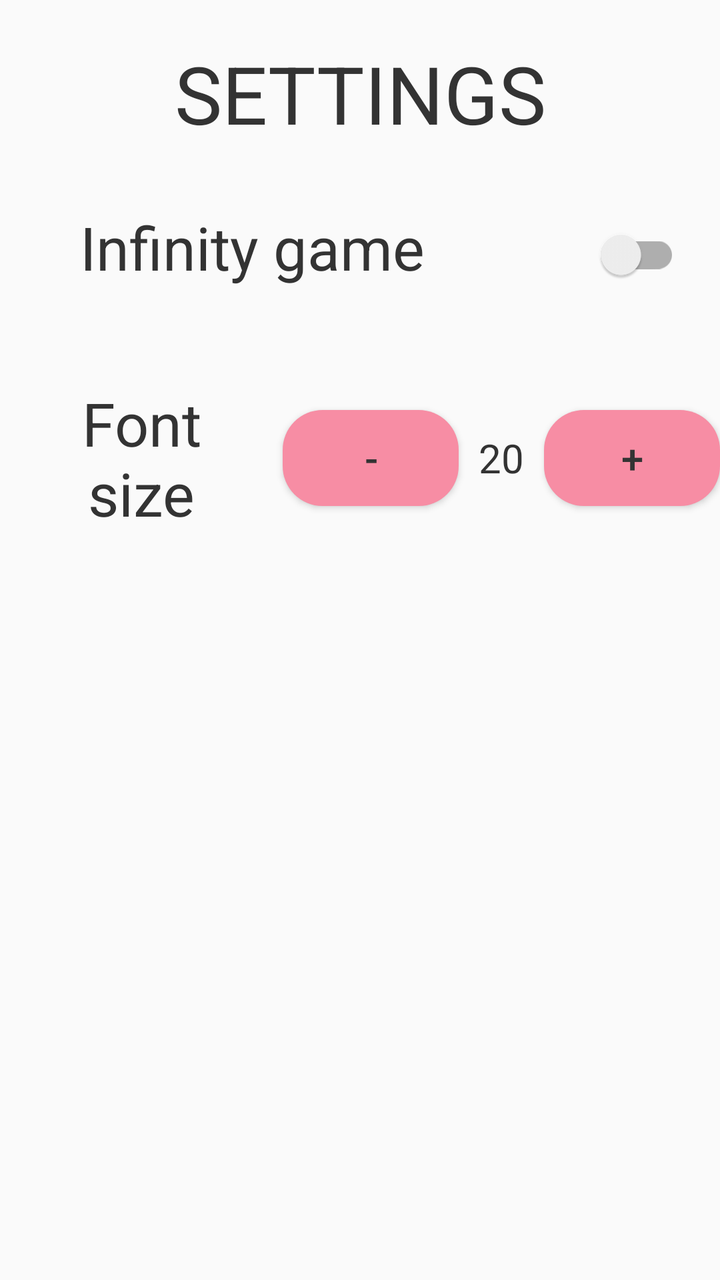
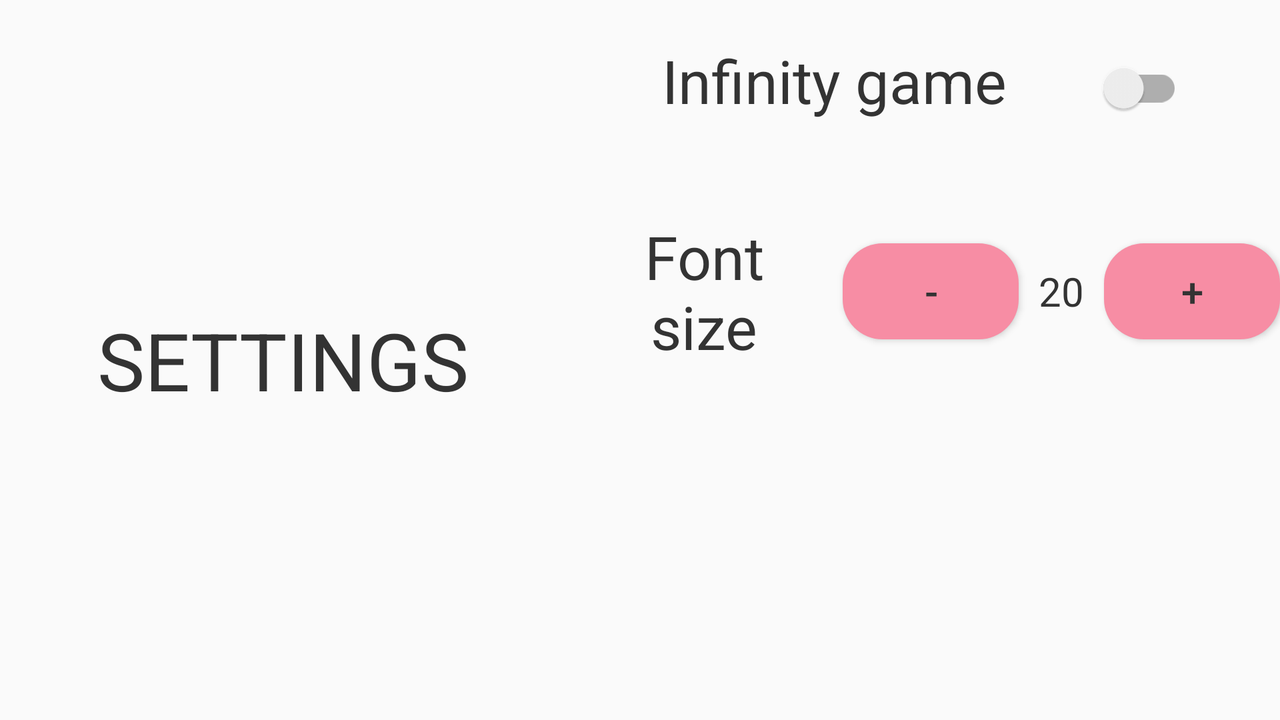

An Android layout and its configuration variant, each rendered on a device that would load it. The default file and the variant file are quoted in full after the pictures.
<!-- AndroidManifest.xml: application theme Theme.WordmindedXml -->
<!-- res/layout/activity_settings.xml -->
<?xml version="1.0" encoding="utf-8"?>
<LinearLayout xmlns:android="http://schemas.android.com/apk/res/android"
    xmlns:app="http://schemas.android.com/apk/res-auto"
    xmlns:tools="http://schemas.android.com/tools"
    android:layout_width="match_parent"
    android:layout_height="match_parent"
    android:background="?colorOnPrimary"
    android:orientation="vertical"
    tools:context=".settings.SettingsActivity">

    <TextView
        android:id="@+id/settings_title"
        android:layout_width="match_parent"
        android:layout_height="wrap_content"
        android:layout_marginStart="@dimen/margin_big_size"
        android:layout_marginTop="@dimen/margin_big_size"
        android:layout_marginEnd="@dimen/margin_big_size"
        android:layout_marginBottom="@dimen/margin_medium_size"
        android:text="@string/settings_title"
        android:textAlignment="center"
        android:textColor="?colorOnSecondary"
        android:textSize="@dimen/text_big_size" />

    <LinearLayout
        android:layout_width="match_parent"
        android:layout_height="wrap_content"
        android:orientation="horizontal">

        <TextView
            android:layout_width="wrap_content"
            android:layout_height="wrap_content"
            android:layout_margin="@dimen/margin_big_size"
            android:layout_weight="1"
            android:text="@string/settings_switch_change_infinity"
            android:textAlignment="center"
            android:textColor="?colorOnSecondary"
            android:textSize="30sp" />

        <androidx.appcompat.widget.SwitchCompat
            android:id="@+id/settings_switch_infinity"
            android:layout_width="wrap_content"
            android:layout_height="wrap_content"
            android:layout_gravity="center"
            android:layout_margin="@dimen/margin_big_size"
            android:layout_weight="0.5" />
    </LinearLayout>

    <LinearLayout
        android:layout_width="match_parent"
        android:layout_height="wrap_content"
        android:orientation="horizontal">

        <TextView
            android:layout_width="wrap_content"
            android:layout_height="wrap_content"
            android:layout_margin="@dimen/margin_big_size"
            android:layout_weight="1"
            android:text="@string/settings_counter_change_font_size"
            android:textAlignment="center"
            android:textColor="?colorOnSecondary"
            android:textSize="30sp" />

        <Button
            android:id="@+id/settings_button_minus"
            android:layout_width="wrap_content"
            android:layout_height="wrap_content"
            android:layout_gravity="center"
            android:background="@drawable/rectangle_red"
            android:text="@string/settings_counter_minus"
            android:textColor="?colorOnSecondary"
            android:textSize="@dimen/text_medium_size"
            app:backgroundTint="@null" />

        <TextView
            android:layout_width="wrap_content"
            android:layout_height="wrap_content"
            android:layout_gravity="center"
            android:layout_margin="@dimen/margin_medium_size"
            android:textColor="?colorOnSecondary"
            android:textSize="@dimen/text_medium_size"
            tools:text="20" />

        <Button
            android:id="@+id/settings_button_plus"
            android:layout_width="wrap_content"
            android:layout_height="wrap_content"
            android:layout_gravity="center"
            android:background="@drawable/rectangle_red"
            android:text="@string/settings_counter_plus"
            android:textColor="?colorOnSecondary"
            android:textSize="@dimen/text_medium_size"
            app:backgroundTint="@null" />

    </LinearLayout>
</LinearLayout>
<!-- resources referenced by this layout -->
<resources>
  <dimen name="margin_big_size">20dp</dimen>
  <dimen name="margin_medium_size">10dp</dimen>
  <dimen name="text_big_size">40sp</dimen>
  <dimen name="text_medium_size">20sp</dimen>
  <!-- drawable rectangle_red (drawable) -->
  <?xml version="1.0" encoding="utf-8"?>
  <shape xmlns:android="http://schemas.android.com/apk/res/android"
      android:shape="rectangle">
      <corners android:radius="20dp" />
      <solid android:color="?colorSecondary" />
  </shape>
  <string name="settings_counter_change_font_size">Font size</string>
  <string name="settings_counter_minus">-</string>
  <string name="settings_counter_plus">+</string>
  <string name="settings_switch_change_infinity">Infinity game</string>
  <string name="settings_title">SETTINGS</string>
  <style name="Theme.WordmindedXml" parent="Theme.MaterialComponents.DayNight.NoActionBar">
          
          <item name="colorPrimary">@color/lightBlue</item>
          <item name="colorPrimaryVariant">@color/darkBlue</item>
          <item name="colorOnPrimary">@color/white</item>
          
          <item name="colorSecondary">@color/lightRed</item>
          <item name="colorSecondaryVariant">@color/darkRed</item>
          <item name="colorOnSecondary">@color/black</item>
          
          <item name="android:statusBarColor">?attr/colorOnPrimary</item>
          
      </style>
  <color name="lightBlue">#84E6FF</color>
  <color name="darkBlue">#4091B4</color>
  <color name="white">#FAFAFA</color>
  <color name="lightRed">#F78DA4</color>
  <color name="darkRed">#9E2433</color>
  <color name="black">#333333</color>
</resources>
<!-- res/layout-land/activity_settings.xml (the repository's variant of the layout above) -->
<!-- drawn on the phone turned sideways -->
<?xml version="1.0" encoding="utf-8"?>
<LinearLayout xmlns:android="http://schemas.android.com/apk/res/android"
    xmlns:app="http://schemas.android.com/apk/res-auto"
    xmlns:tools="http://schemas.android.com/tools"
    android:layout_width="match_parent"
    android:layout_height="match_parent"
    android:background="?colorOnPrimary"
    android:orientation="horizontal">

    <TextView
        android:id="@+id/settings_title"
        android:layout_width="wrap_content"
        android:layout_height="wrap_content"
        android:layout_gravity="center"
        android:layout_marginStart="@dimen/margin_big_size"
        android:layout_marginEnd="@dimen/margin_big_size"
        android:layout_weight="1"
        android:text="@string/settings_title"
        android:textAlignment="center"
        android:textColor="?colorOnSecondary"
        android:textSize="@dimen/text_big_size" />

    <LinearLayout
        android:layout_width="wrap_content"
        android:layout_height="match_parent"
        android:layout_weight="1"
        android:orientation="vertical">

        <LinearLayout
            android:layout_width="wrap_content"
            android:layout_height="wrap_content"
            android:layout_gravity="center"
            android:orientation="horizontal">

            <TextView
                android:layout_width="wrap_content"
                android:layout_height="wrap_content"
                android:layout_margin="@dimen/margin_big_size"
                android:layout_weight="1"
                android:text="@string/settings_switch_change_infinity"
                android:textAlignment="center"
                android:textColor="?colorOnSecondary"
                android:textSize="30sp" />

            <androidx.appcompat.widget.SwitchCompat
                android:id="@+id/settings_switch_infinity"
                android:layout_width="wrap_content"
                android:layout_height="wrap_content"
                android:layout_gravity="center"
                android:layout_margin="@dimen/margin_big_size"
                android:layout_weight="0.5" />
        </LinearLayout>

        <LinearLayout
            android:layout_width="match_parent"
            android:layout_height="wrap_content"
            android:orientation="horizontal">

            <TextView
                android:layout_width="wrap_content"
                android:layout_height="wrap_content"
                android:layout_margin="@dimen/margin_big_size"
                android:layout_weight="1"
                android:text="@string/settings_counter_change_font_size"
                android:textAlignment="center"
                android:textColor="?colorOnSecondary"
                android:textSize="30sp" />

            <Button
                android:id="@+id/settings_button_minus"
                android:layout_width="wrap_content"
                android:layout_height="wrap_content"
                android:layout_gravity="center"
                android:background="@drawable/rectangle_red"
                android:text="@string/settings_counter_minus"
                android:textColor="?colorOnSecondary"
                android:textSize="@dimen/text_medium_size"
                app:backgroundTint="@null" />

            <TextView
                android:layout_width="wrap_content"
                android:layout_height="wrap_content"
                android:layout_gravity="center"
                android:layout_margin="@dimen/margin_medium_size"
                android:textColor="?colorOnSecondary"
                android:textSize="@dimen/text_medium_size"
                tools:text="20" />

            <Button
                android:id="@+id/settings_button_plus"
                android:layout_width="wrap_content"
                android:layout_height="wrap_content"
                android:layout_gravity="center"
                android:background="@drawable/rectangle_red"
                android:text="@string/settings_counter_plus"
                android:textColor="?colorOnSecondary"
                android:textSize="@dimen/text_medium_size"
                app:backgroundTint="@null" />
        </LinearLayout>
    </LinearLayout>
</LinearLayout>
